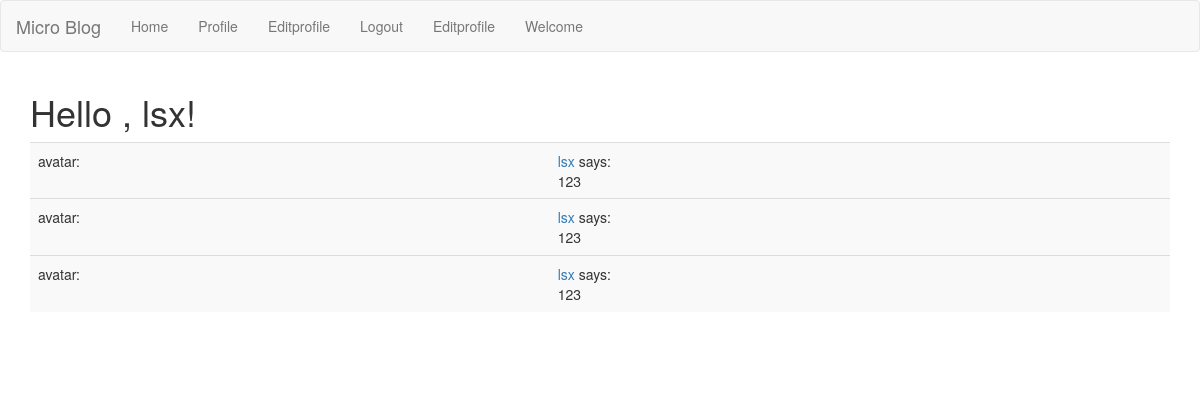
Screenshot of /explore?page=1 (signed in) with the database file from the repository.
### app_package/models.py (models this page shows, shortened)
class User(UserMixin,db.Model):
    id = db.Column(db.Integer, primary_key=True)
    username = db.Column(db.String(50), index=True, unique=True)
    email = db.Column(db.String(50), index=True, unique=True)
    password_hash = db.Column(db.String(50), index=True, unique=True)
    aboutme = db.Column(db.String(400))
    last_seen = db.Column(db.DateTime, default=datetime.utcnow)
    posts = db.relationship('Post', backref='author', lazy='dynamic')
    followed = db.relationship("User",secondary=followers,
        primaryjoin=(followers.c.follower_id==id),
        secondaryjoin=(followers.c.followed_id==id),
        backref=db.backref("followers",lazy="dynamic"), lazy='dynamic')
    '''
        判断是否关注
    '''
    '''
       关注用户
    '''
    '''
        取消关注
    '''
    '''
        获取关注用户以及自己的文章，发布时间倒序排列
    '''

class Post(db.Model):
    id = db.Column(db.Integer, primary_key=True)
    body = db.Column(db.String(500))
    timestamp = db.Column(db.DateTime, index=True, default=datetime.utcnow)
    user_id = db.Column(db.Integer, db.ForeignKey('user.id'))

### app_package/route.py (the view)
@app.route('/explore')
def explore():
    page = request.args.get('page', 2, type=int)
    posts = Post.query.order_by(Post.timestamp.desc()).paginate(page,app.config['POST_PERPAGE'],False)
    next_url = url_for('explore', page=posts.next_num) if posts.has_next else None
    prev_url = url_for('explore', page=posts.prev_num) if posts.has_prev else None
    return render_template("index.html",  user=user, posts=posts.items, next_url=next_url, prev_url=prev_url)

### app_package/models.py (called while the page is built)
@login.user_loader
def get_user(ident):
  return User.query.get(int(ident))

### app_package/route.py (called while the page is built)
@app.before_request
def before_request():
    if current_user.is_authenticated:
        current_user.last_seen = datetime.utcnow()
        db.session.commit()

### app_package/templates/index.html (shortened to what this page needs)
{% extends "base.html" %}
{% import 'bootstrap/wtf.html' as wtf %}
{% block app_content %}
    <h1>Hello , {{current_user.username}}!</h1>
    <table class="table table-striped">
        {% for post in posts %}
            <tr>
                <td>avatar:</td>
                <td>
                    <a href="{{ url_for('user', username=post.author.username) }}">
                        {{ post.author.username }}
                    </a>
                    says:
                    <br>
                        {{ post.body }}
                </td>
            <tr>
        {% endfor %}
    </table>
    <nav aria-label="Page navigation">
    </nav>
{% endblock %}

### rows the page displays
User: username "lsx"
Post: author.username "lsx", body "123"
Post: author.username "lsx", body "123"
Post: author.username "lsx", body "123"
